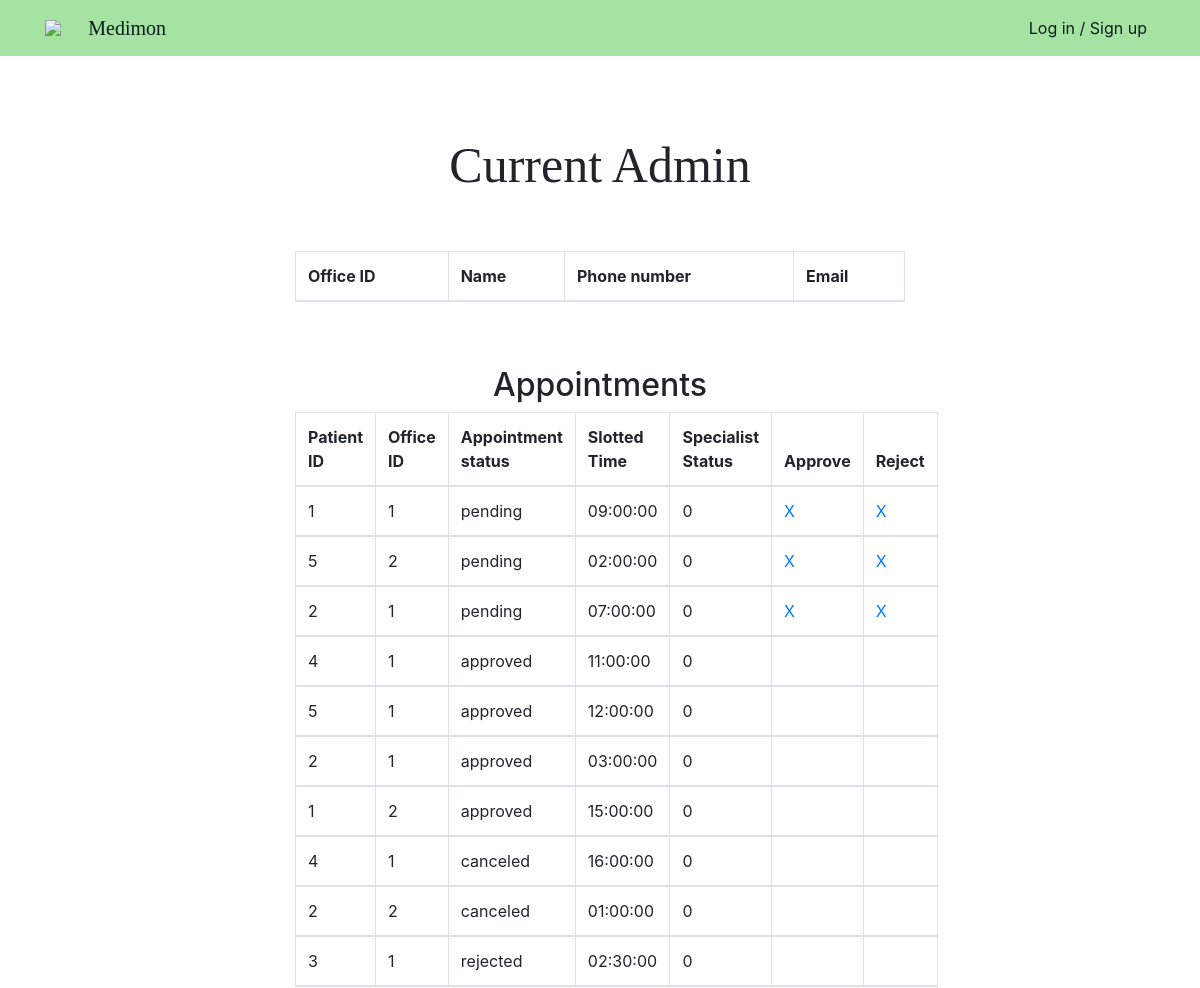
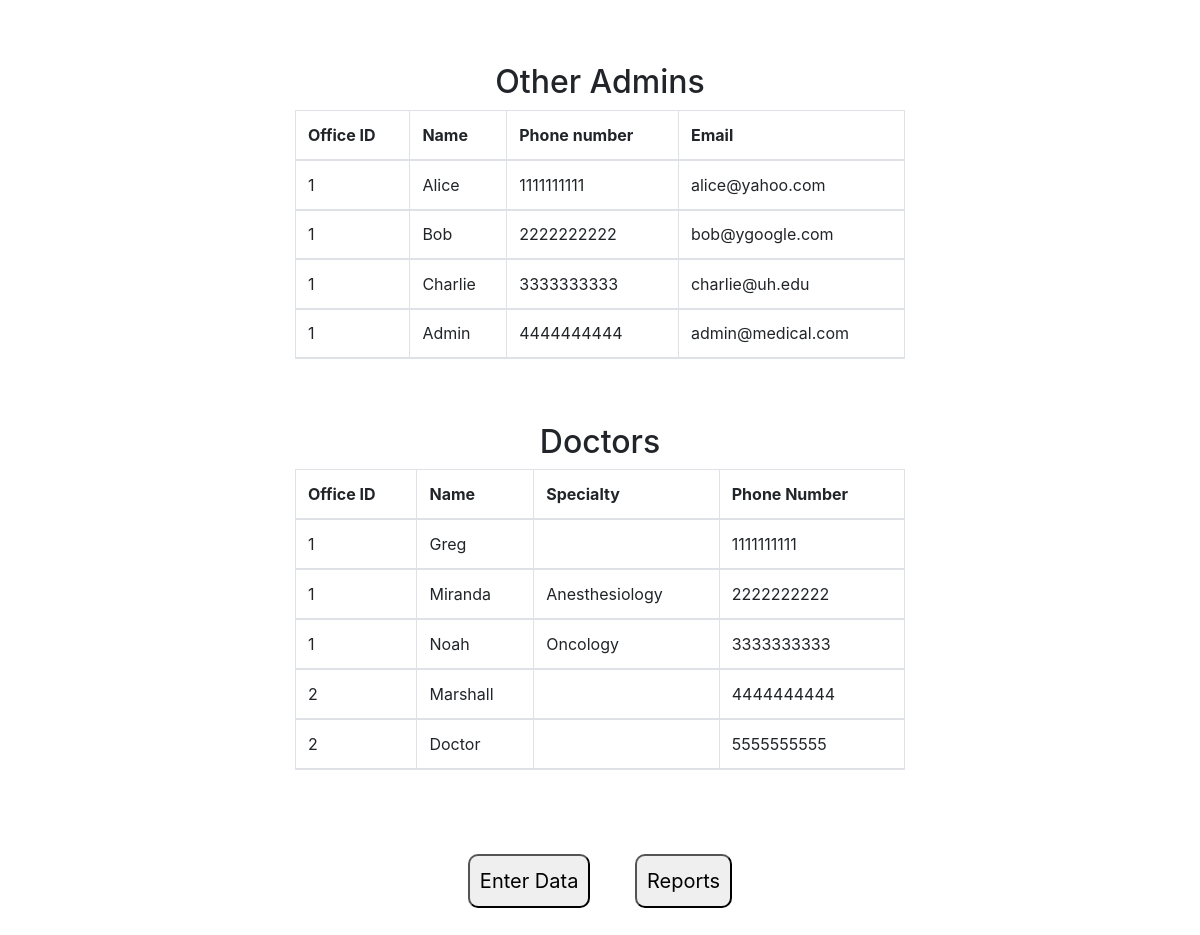
The page /adminPages/adminPage.php on the database its author committed (2 pictures, top to bottom).
### tables this page shows
CREATE TABLE APPOINTMENT (
	Appointment_id        INT AUTO_INCREMENT,
    Patient_id            INT,
    Doctor_id             INT NOT NULL,
    Office_id             INT NOT NULL,
    Appointment_status_id INT NOT NULL DEFAULT 0,
    Appointment_status    VARCHAR(12) NOT NULL,
    Date                  DATE NOT NULL,
    Slotted_time          TIME NOT NULL,
    Specialist_status     BOOLEAN NOT NULL,  
     
    PRIMARY KEY (Appointment_id),
    FOREIGN KEY (Patient_id) REFERENCES PATIENT(Patient_id),
    FOREIGN KEY (Doctor_id) REFERENCES DOCTOR(Doctor_id),
    FOREIGN KEY (Office_id) REFERENCES OFFICE(Office_id)
);

CREATE TABLE DOCTOR (
	Doctor_id      INT AUTO_INCREMENT,
    Office_id      INT,
    Speciality     VARCHAR(30),
    Name           VARCHAR(20),
    Password       VARCHAR(255) NOT NULL,
    Phone_number   CHAR(10) UNIQUE,
    PRIMARY KEY (Doctor_id),
    FOREIGN KEY (Office_id) REFERENCES OFFICE(Office_id)
);

### adminPages/adminPage.php (the view, shortened to what this page needs)
<?php
require_once "../php/config.php";
$sql = "SELECT Patient_id, Office_id, Appointment_id, Appointment_status, Slotted_time, Specialist_status FROM APPOINTMENT ORDER BY Appointment_status='rejected', Appointment_status='canceled', Appointment_status='approved', Appointment_status='pending'";
$result = mysqli_query($db, $sql);
$APtableResult = "";
if ($result->num_rows > 0) {
  while($row = $result-> fetch_assoc()) {
    $APtableResult .= "<tr>". "<td>" . $row["Patient_id"] . "</td><td>"  . $row["Office_id"] . "</td><td>" .
                       $row["Appointment_status"] . "</td><td>" . $row["Slotted_time"] . "</td><td>" . $row["Specialist_status"] . "</td>";
    if ($row["Appointment_status"] === 'pending') {
      $APtableResult .= "<td><a href='../adminPages/adminPage.php?approve_id=" . $row["Appointment_id"] . "'>X</a></td>";
      $APtableResult .= "<td><a href='../adminPages/adminPage.php?ren  ject_id=" . $row["Appointment_id"] . "'>X</a></td>";
    } else {
      $APtableResult .= "<td></td><td></td>";
    }
    $APtableResult .= "</tr>";
  }
}
$sql = "SELECT * FROM ADMIN";
$result = mysqli_query($db, $sql);
$OtADtableResult = "";
if ($result->num_rows > 0) {
  while($row = $result-> fetch_assoc()) {
    $OtADtableResult .= "<tr>". "<td>" . $row["Office_id"] . "</td><td>" . $row["Name"] . "</td><td>" .
                          $row["Phone_number"] . "</td><td>" . $row["Email"] . "</td>" . "<tr>";
  }
}
$sql = "SELECT * FROM DOCTOR";
$result = mysqli_query($db, $sql);
$DtableResult = "";
if ($result->num_rows > 0) {
  while($row = $result-> fetch_assoc()) {
    $DtableResult .= "</tr>" . "<td>" . $row["Office_id"] . "</td><td>" . $row["Name"] . "</td><td>" . $row["Speciality"] .  "</td><td>" . $row["Phone_number"] . "</td>" . "</tr>";
  }
}
?>
<!doctype html>
<html lang="en">
<head>
  <link rel="stylesheet" href="../css/style.css">
  <link rel="stylesheet" href="https://stackpath.bootstrapcdn.com/bootstrap/4.3.1/css/bootstrap.min.css"
>
</head>
<?php include_once("../php/header.php"); ?>
<body>
  <div class="main-container">
    <div class="main-wrap">
      <div class="text-center" id="Admin-header">Current Admin</div>
      <div class="container-fluid">
        <div class="row justify-content-center my-5">
          <div class="col-10">
            <table class="table table-bordered">
              <thead class="thead">
                <tr>
                  <th scope="col">Office ID</th>
                  <th scope="col">Name</th>
                  <th scope="col">Phone number</th>
                  <th scope="col">Email</th>
                </tr>
              </thead>
            </table>
            <br> <br>
            <h2>Appointments</h2>
            <table class="table table-bordered">
              <thead class="thead">
                <tr>
                  <th>Patient ID</th>
                  <th>Office ID</th>
                  <th>Appointment status</th>
                  <th>Slotted Time</th>
                  <th>Specialist Status</th>
                  <th>Approve</th>
                  <th>Reject</th>
                </tr>
                <?php echo $APtableResult;?>
              </thead>
            </table>
            <br> <br>
            <h2>Other Admins</h2>
            <table class="table table-bordered">
              <thead class="thead">
                <tr>
                  <th scope="col">Office ID</th>
                  <th scope="col">Name</th>
                  <th scope="col">Phone number</th>
                  <th scope="col">Email</th>
                </tr>
                <?php echo $OtADtableResult;?>
              </thead>
            </table>
            <br> <br>
            <h2>Doctors</h2>
            <table class="table table-bordered">
              <thead class="thead">
                <tr>
                  <th>Office ID</th>
                  <th>Name</th>
                  <th>Specialty</th>
                  <th>Phone Number</th>
                </tr>
                <?php echo $DtableResult;?>
              </thead>
            </table>
            <br> <br>
         <div id = "container">
        <a href="doctorDataEntry.php">
          <button id = "Redi1">Enter Data</button>
        </a>
        <a href="reportsForm.php">
          <button id = "Redi2">Reports</button>
        </a>
     </div>
          </div>
        </div>
      </div>
    </div>
  </div>
</body>
</html>

### css/style.css (style rules this page uses)
html { height: 100%; }
body { margin: 0; height: 100%; background: #abadaf; font-family: Dotum,'돋움',Helvetica,sans-serif; }
.main-container { width:100%; display:flex; flex-direction:column; align-items:center; margin-top: 21px; margin-top: 21px; height: 150%; }
.main-container .main-wrap { width:768px; margin-top: 30px; }
.main-container { background-color: #ffffff; height: 700px; }
#Admin-header { margin-top: 10%; margin-bottom: 20px; font-family:Cambria, Cochin, Georgia, Times, 'Times New Roman', serif; font: bold; font-size: 50px; }
* { padding: 0px; margin: 0px; box-sizing: border-box; }
table { width: 600px; }

### adminPages/adminPage.php (style rules this page uses)
button { font-size: 20px; padding:10px; border-radius:10px; margin:20px; }
#container { text-align: center; }
h2 { text-align: center; }

### rows shown on the page
appointment: Patient "1", Office "1", Appointment_status "pending", Slotted_time "09:00:00", Specialist_status "0"
appointment: Patient "5", Office "2", Appointment_status "pending", Slotted_time "02:00:00", Specialist_status "0"
appointment: Patient "2", Office "1", Appointment_status "pending", Slotted_time "07:00:00", Specialist_status "0"
appointment: Patient "4", Office "1", Appointment_status "approved", Slotted_time "11:00:00", Specialist_status "0"
appointment: Patient "5", Office "1", Appointment_status "approved", Slotted_time "12:00:00", Specialist_status "0"
appointment: Patient "2", Office "1", Appointment_status "approved", Slotted_time "03:00:00", Specialist_status "0"
appointment: Patient "1", Office "2", Appointment_status "approved", Slotted_time "15:00:00", Specialist_status "0"
appointment: Patient "4", Office "1", Appointment_status "canceled", Slotted_time "16:00:00", Specialist_status "0"
appointment: Patient "2", Office "2", Appointment_status "canceled", Slotted_time "01:00:00", Specialist_status "0"
appointment: Patient "3", Office "1", Appointment_status "rejected", Slotted_time "02:30:00", Specialist_status "0"
doctor: Office "1", Name "Greg", Phone_number "1111111111"
doctor: Office "1", Name "Miranda", Speciality "Anesthesiology", Phone_number "2222222222"
doctor: Office "1", Name "Noah", Speciality "Oncology", Phone_number "3333333333"
doctor: Office "2", Name "Marshall", Phone_number "4444444444"
doctor: Office "2", Name "Doctor", Phone_number "5555555555"

### other values the page prints
$row["Office_id"] "1"
$row["Name"] "Alice"
$row["Phone_number"] "1111111111"
$row["Email"] "alice@yahoo.com"
$row["Name"] "Bob"
$row["Phone_number"] "2222222222"
$row["Email"] "bob@ygoogle.com"
$row["Name"] "Charlie"
$row["Phone_number"] "3333333333"
$row["Email"] "charlie@uh.edu"
$row["Name"] "Admin"
$row["Phone_number"] "4444444444"
$row["Email"] "admin@medical.com"
